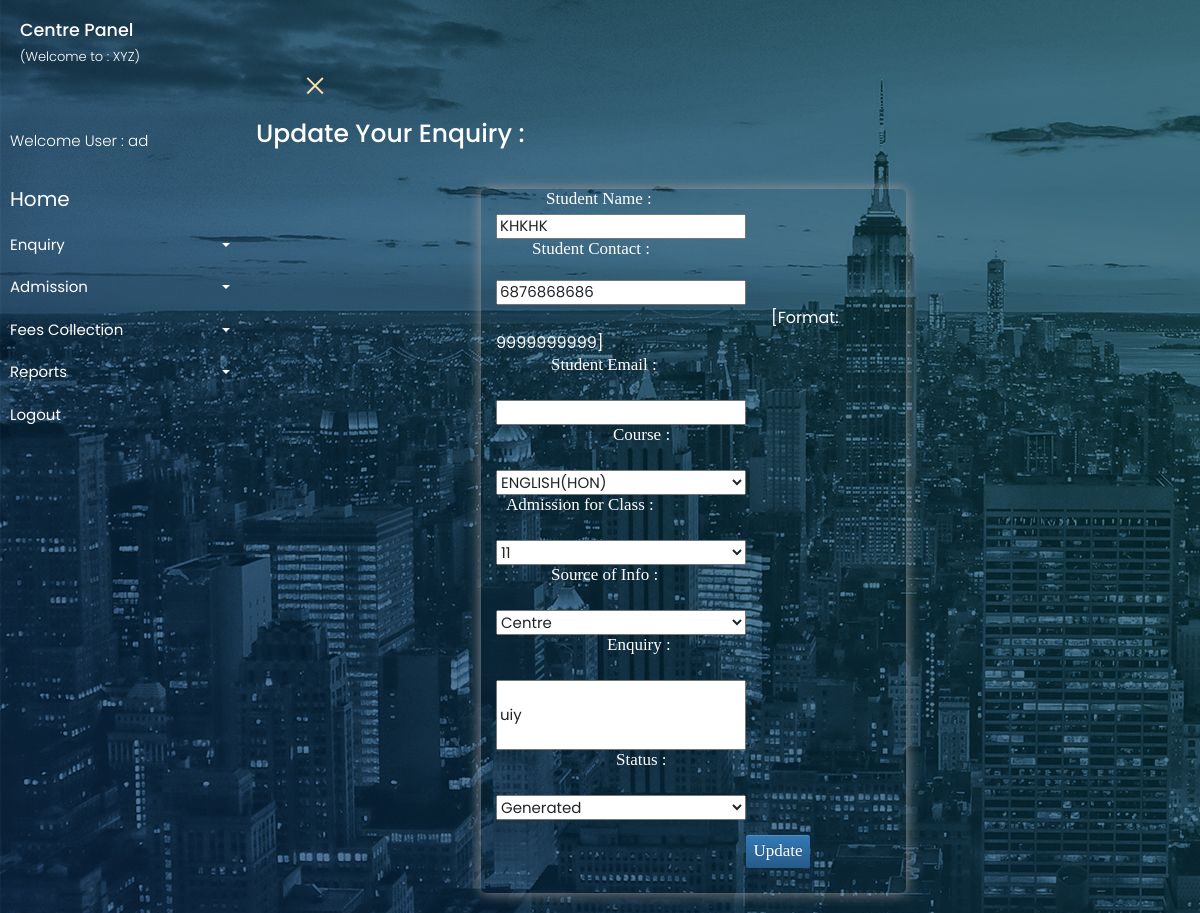
Page /Centre/EnquiryEdit.php?enq_id=XYZ/0002/1 (signed in) on the committed database.
### tables this page shows
CREATE TABLE `centre_details` (
  `id` int(100) NOT NULL,
  `cen_id` varchar(255) DEFAULT NULL,
  `cen_name` varchar(255) DEFAULT NULL,
  `cen_address` varchar(255) DEFAULT NULL,
  `cen_state` varchar(255) DEFAULT NULL,
  `cen_pin` varchar(255) DEFAULT NULL,
  `cen_location` varchar(255) DEFAULT NULL,
  `per_name` varchar(255) DEFAULT NULL,
  `per_phone` varchar(255) DEFAULT NULL,
  `per_email_address` varchar(255) DEFAULT NULL,
  `user_name` varchar(255) DEFAULT NULL,
  `user_password` varchar(255) DEFAULT NULL
);

CREATE TABLE `enquiry_details` (
  `id` int(100) NOT NULL,
  `centre_id` varchar(255) DEFAULT NULL,
  `centre_name` varchar(255) DEFAULT NULL,
  `centre_address` varchar(255) DEFAULT NULL,
  `centre_state` varchar(255) DEFAULT NULL,
  `centre_pin` varchar(255) DEFAULT NULL,
  `centre_location` varchar(255) DEFAULT NULL,
  `enq_id` varchar(255) DEFAULT NULL,
  `student_name` varchar(255) DEFAULT NULL,
  `student_phone` varchar(255) DEFAULT NULL,
  `student_email` varchar(255) DEFAULT NULL,
  `student_course` varchar(255) DEFAULT NULL,
  `admission_class` varchar(255) DEFAULT NULL,
  `source` varchar(255) DEFAULT NULL,
  `remarks` varchar(255) DEFAULT NULL,
  `status` varchar(255) DEFAULT NULL,
  `created_dttm` varchar(255) DEFAULT NULL,
  `modified_dttm` varchar(255) DEFAULT NULL
);

### Centre/EnquiryEdit.php (the view, shortened to what this page needs)
<?php
$con=mysqli_connect("localhost","root","root","demo");
$sta=mysqli_query($con,"select cen_id,user_name,cen_name from centre_details where cen_id='".$_SESSION['user']."'");
$stat=  mysqli_fetch_assoc($sta);
$cen_name = $stat["cen_name"];
$cen_per = $stat["user_name"];
$q_fetch=mysqli_query($con,"select * from enquiry_details where enq_id='".$_GET["enq_id"]."'");
$n_fetch=  mysqli_fetch_assoc($q_fetch);
$student_name = $n_fetch['student_name'];
$student_phone = $n_fetch['student_phone'];
$student_email = $n_fetch['student_email'];
$student_course = $n_fetch['student_course'];
$admission_class = $n_fetch ['admission_class'];
$source_name = $n_fetch['source'];
$remarks = $n_fetch['remarks'];
$status = $n_fetch['status'];
$result = mysqli_query($con,"SELECT * FROM centre_details WHERE cen_id='".$_SESSION['user']."'");
                    while($row = mysqli_fetch_array($result))
                      {
?>
<html>
    <head>
		<link type="text/css" rel="stylesheet" href="css/login.css"></link>
        <link rel="stylesheet" href="bootstrap/bootstrap.min.css">
         <link rel="stylesheet" href="bootstrap/bootstrap-theme.min.css">
        <link type="text/css" rel="stylesheet" href="css/admform.css"></link>
       <link rel="stylesheet" href="https://cdnjs.cloudflare.com/ajax/libs/font-awesome/4.7.0/css/font-awesome.min.css">
		<link rel="stylesheet" href="https://stackpath.bootstrapcdn.com/bootstrap/4.1.0/css/bootstrap.min.css">
		<link type="text/css" rel="stylesheet" href="css/style5.css"></link>
    </head>
    <body style="background-image:url(./images/03.jpg) ">
		 <div class="wrapper">
        <nav id="sidebar">
            <div class="sidebar-header">
                <h3>Centre Panel</h3>
				<p style = "font-size:13px; color:white;">(Welcome to : <?php echo $cen_name ?>)</p>
            </div>
            <ul class="list-unstyled components">
                <p style = "font-size:15px;">Welcome User : <?php echo $cen_per ?></p>
                <li class="active">
                    <a href="home.php" aria-expanded="false">Home</a>
                </li>
				<li>
                    <a href="#enquirySubmenu" data-toggle="collapse" aria-expanded="false" class="dropdown-toggle">Enquiry</a>
                </li>
                <li>
                    <a href="#admissionSubmenu" data-toggle="collapse" aria-expanded="false" class="dropdown-toggle">Admission</a>
                </li>
				<li>
                    <a href="#feesSubmenu" data-toggle="collapse" aria-expanded="false" class="dropdown-toggle">Fees Collection</a>
                </li>
				<li>
                    <a href="#reportSubmenu" data-toggle="collapse" aria-expanded="false" class="dropdown-toggle">Reports</a>
                </li>
                <li>
                    <a href="logout.php">Logout</a>
                </li>
            </ul>
        </nav>
        <div id="content">
				<nav class="navbar navbar-expand-lg  ">
					<div class="container-fluid">
						<button type="button" id="sidebarCollapse" class="navbar-btn">
							<span></span>
						</button>
						<div class="collapse navbar-collapse" id="navbarSupportedContent">
							<ul class="nav navbar-nav ml-auto">
									<div class='speech-bubble' style = "position: relative;margin: .5em auto; padding: 1em;  width: 10em; height: 4em;  border-radius: .25em; background: transparent;  font: 2em/4 Century Gothic, Verdana, sans-serif;  text-align: center;">
									</div>
							</ul>
						</div>
					</div>
					<?php
					  }
					?>
				</nav>
				<div class="container" style = "margin-top: -3%;">
				<div class="tab-content">
					<div class="container-fluid">
                            <div class="row">
                               <div class="col-sm-12" style = "margin-top: -5%; margin-left: -5%;">
									<h1 style = "Color: white; margin-bottom: 40px;"> Update Your Enquiry : </h1>
										<div class="col-sm-6" style = "text-align: center; box-shadow: 0px 0px 14px #999999;border-radius:5px; margin-left: 225px;">
											<form action="EnquiryEdit.php?enq_id=<?php echo  $_GET["enq_id"]?>" method="post">
											<table>
												<tr>
													<td>
														<font style="color:White; margin-left: 50px; font-family: Verdana;  margin-top:15px; font-size:17px;">Student Name : &nbsp;&nbsp;&nbsp;</font>
														<input value="<?php echo $student_name?>" required="true" type="text" id="student_name" name="student_name"  style="font-size: 15px;height: 25px;padding-top: 0px;margin-top: 5px;width: 250px;text-transform: uppercase;">
													</td>
												</tr>
												<tr>
													<td>
														<font style="color:White; margin-left:36px; font-family: Verdana;  margin-top:15px; font-size:17px;">Student Contact : &nbsp;&nbsp;&nbsp;</font>
														<input value="<?php echo $student_phone?>" type="text" id="student_phone" name="student_phone"  pattern="[0-9]{10}" maxlength="10" required="true" style="font-size: 15px;height: 25px;padding-top: 0px;margin-top: 21px;width: 250px;text-transform: uppercase;"><span style = "color:white;padding-left: 275px;">[Format: 9999999999]</span>
													</td>
												</tr>
												<tr>
													<td>
														<font style="color:White; margin-left:55px; font-family: Verdana;  margin-top:15px; font-size:17px;">Student Email : &nbsp;&nbsp;&nbsp;</font>
														<input value="<?php echo $student_email?>" type="email" id="student_email" name="student_email"  style="font-size: 15px;height: 25px;padding-top: 0px;margin-top: 25px;width: 250px;">
													</td>
												</tr>
												<tr>
													<td>
														<font style="color:White; margin-left:117px; font-family: Verdana;  margin-top:15px; font-size:17px;">Course : &nbsp;&nbsp;&nbsp;</font>
															<select required="true" id="course_name" name="course_name" style="font-size: 15px;height: 25px;padding-top: 0px;margin-top: 25px;width: 250px;">
																	<option selected><?php echo $student_course ?></option>
															</select>
													</td>
												</tr>
												<tr>
													<td>
														<font style="color:White; margin-left:10px; font-family: Verdana;  margin-top:15px; font-size:17px;">Admission for Class : &nbsp;&nbsp;&nbsp;</font>
														<select required="true" id="class_for" name="class_for" style="font-size: 15px;height: 25px;padding-top: 0px;margin-top: 25px;width: 250px;">
																<option selected><?php echo $admission_class ?></option>
															</select>
													</td>
												</tr>
												<tr>
													<td>
														<font style="color:White; margin-left:55px; font-family: Verdana;  margin-top:15px; font-size:17px;">Source of Info  : &nbsp;&nbsp;&nbsp;</font>
															<select required="true" id="source" name="source" style="font-size: 15px;height: 25px;padding-top: 0px;margin-top: 25px;width: 250px;">
																<option selected><?php echo $source_name ?></option>
															</select>
													</td>
												</tr>
												<tr>
													<td>
														<font style="color:White; margin-left:111px; font-family: Verdana;  margin-top:15px; font-size:17px;">Enquiry : &nbsp;&nbsp;&nbsp;</font>
														<input value="<?php echo $remarks?>" required="true" type="text" id="remarks" name="remarks"  style="font-size: 15px;height: 70px;padding-top: 0px;margin-top: 25px;width: 250px;">
													</td>
												</tr>
												<tr>
													<td>
														<font style="color:White; margin-left:120px; font-family: Verdana;  margin-top:15px; font-size:17px;">Status  : &nbsp;&nbsp;&nbsp;</font>
															<select required="true" id="status" name="status" style="font-size: 15px;height: 25px;padding-top: 0px;margin-top: 25px;width: 250px;">
																<option selected><?php echo $status ?></option>
															</select>
													</td>
												</tr>
												<tr>
														<td>
															<input class="toggle btn btn-primary" type="submit" id="centre_sub" name = "centre_sub" value="Update" style="color:White; margin-left:250px; font-family: Verdana;  margin-top:15px; font-size:17px; background-color: #1163aa; border: transparent; margin-bottom: 15px;">
														</td>
										    	</tr>
											</table>
											</form>
											</div>
											</div>
								</div>
							</div>
					</div>
				</div>
			</div>
		</div>
    </body>
</html>

### Centre/css/login.css (style rules this page uses)
body { background-color: #f8f6f6; }

### Centre/css/style5.css (style rules this page uses)
body { font-family: 'Poppins', sans-serif; background: #fafafa; }
p { font-family: 'Poppins', sans-serif; font-size: 1.1em; font-weight: 300; line-height: 1.7em; color: #999; }
a, a:hover, a:focus { color: inherit; text-decoration: none; transition: all 0.3s; }
.navbar { padding: 15px 10px; background: transparent; border: none; border-radius: 0; margin-bottom: 40px; # box-shadow: 1px 1px 3px rgba(0, 0, 0, 0.1); }
.navbar-btn { box-shadow: none; outline: none !important; border: none; }
.wrapper { display: flex; width: 100%; align-items: stretch; perspective: 1500px; }
#sidebar { min-width: 250px; max-width: 250px; background: transparent; color: #fff; transition: all 0.6s cubic-bezier(0.945, 0.020, 0.270, 0.665); transform-origin: bottom left; }
#sidebar .sidebar-header { padding: 20px; background: transparent; }
#sidebar ul.components { padding: 20px 0; ##border-bottom: 1px solid #47748b; }
#sidebar ul p { color: #fff; padding: 10px; }
#sidebar ul li a { padding: 10px; font-size: 15px; display: inherit; }
#sidebar ul li.active > a, a[aria-expanded="true"] { color: #fff; background: transparent; font-size: 20px; }
a[data-toggle="collapse"] { position: relative; }
.dropdown-toggle::after { display: block; position: absolute; top: 50%; right: 20px; transform: translateY(-50%); }
#content { width: 100%; padding: 20px; min-height: 100vh; transition: all 0.3s; }
#sidebarCollapse { width: 40px; height: 40px; background: transparent; cursor: pointer; }
#sidebarCollapse span { width: 80%; height: 2px; margin: 0 auto; display: block; background: wheat; transition: all 0.8s cubic-bezier(0.810, -0.330, 0.345, 1.375); transition-delay: 0.2s; }
#sidebarCollapse span:last-of-type { transform: rotate(-45deg) translate(1px, -1px); }

### rows in the picture
centre_details: cen_name "XYZ", user_name "ad"
enquiry_details: student_name "KHKHK", student_phone "6876868686", course_name "ENGLISH(HON)", class_for "11", source "Centre", remarks "uiy", status "Generated"
